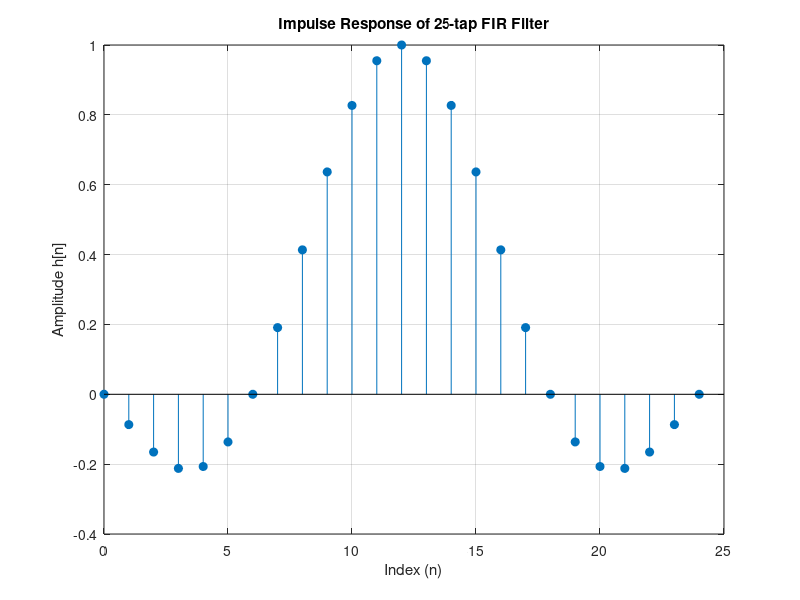
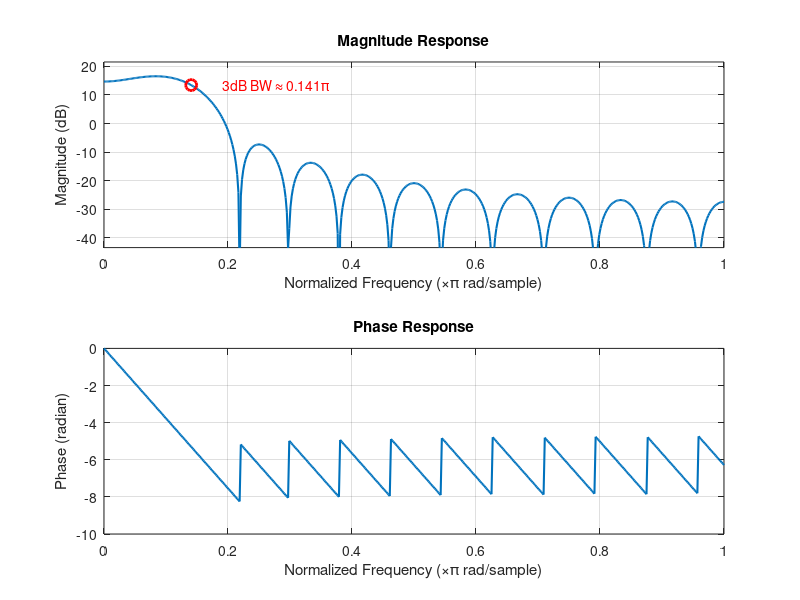

Here is the MATLAB script that generated these plots, in order:
% DSP in VLSI - Homework 2
% Step 1: 25-tap Causal FIR Filter Design (使用內建 fft 替代 freqz)

clear; clc; close all;

%% 1. 產生濾波器係數
Ts = 1/6;                  % 取樣週期
n_orig = -12:12;           % 原始指標從 -12 到 12
t = n_orig * Ts;           % 時間變數 t = n*Ts

% 計算 Sinc 函數: sync(t) = sin(pi*t) / (pi*t)
% 遇到 t=0 時會有 0/0 (NaN) 的問題，需將極限值設為 1
h_noncausal = sin(pi*t) ./ (pi*t);
h_noncausal(t == 0) = 1;

% 轉換為因果濾波器 (Causal Filter)
h_causal = h_noncausal; 
n_causal = 0:24;           % 因果系統的 index: 0 到 24

%% 2. 畫出脈衝響應 (Impulse Response)
figure('Name', 'Impulse Response', 'NumberTitle', 'off');
stem(n_causal, h_causal, 'filled');
title('Impulse Response of 25-tap FIR Filter');
xlabel('Index (n)');
ylabel('Amplitude h[n]');
grid on;

%% 3. 畫出頻率響應 (Frequency Response) - 使用 FFT
N_fft = 1024;                     % 取 1024 個點做 FFT 使曲線平滑 (Zero-padding)
H_full = fft(h_causal, N_fft);    

% 因為實數訊號的頻譜是對稱的，我們只需要取前半段 (0 到 pi)
H = H_full(1:N_fft/2+1);
% 建立對應的頻率軸 (0 到 pi)
W = (0:N_fft/2) * (2*pi / N_fft); 
norm_freq = W / pi;               % 將角頻率轉換為正規化頻率 (Normalized frequency)

% 計算 Magnitude (以 dB 為單位)
mag_dB = 20 * log10(abs(H));
peak_mag = max(mag_dB);            % 找出峰值

% 計算 Phase (以 radian 為單位)
phase_rad = unwrap(angle(H));

% 尋找 3dB 頻寬 (由峰值衰減 3dB 的位置)
idx_3db = find(mag_dB <= (peak_mag - 3), 1, 'first');
bw_3db_freq = norm_freq(idx_3db);
bw_3db_mag = mag_dB(idx_3db);

% 繪製 Magnitude Response
figure('Name', 'Frequency Response', 'NumberTitle', 'off');
subplot(2, 1, 1);
plot(norm_freq, mag_dB, 'LineWidth', 1.5);
hold on;
% 標示 3dB 頻寬
plot(bw_3db_freq, bw_3db_mag, 'ro', 'MarkerSize', 8, 'LineWidth', 2);
text(bw_3db_freq + 0.05, bw_3db_mag, sprintf('3dB BW \\approx %.3f\\pi', bw_3db_freq), 'Color', 'red');

% 設定 Y 軸範圍為 60dB 區間，以便觀察衰減效果
ylim([peak_mag - 60, peak_mag + 5]); 
title('Magnitude Response');
xlabel('Normalized Frequency (\times\pi rad/sample)');
ylabel('Magnitude (dB)');
grid on;

% 繪製 Phase Response
subplot(2, 1, 2);
plot(norm_freq, phase_rad, 'LineWidth', 1.5);
title('Phase Response');
xlabel('Normalized Frequency (\times\pi rad/sample)');
ylabel('Phase (radian)');
grid on;
